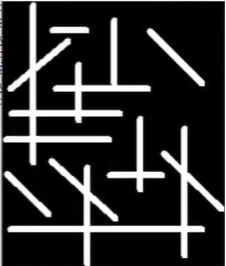
#> input picture Practical 5/lines.png, 226 x 266 px, found by its file name
$ python E_71_lab7.py
#> lines starting #> are read from the running program, lines starting #| are printed output that depends on the picture; after the words box and inside, x2 and y2 are one past the last pixel; in counts of white or black regions, pixels touching at a corner belong together; pictures that were not available may be replaced by others from this repository, and a replacement may not be noted
import cv2
import numpy as np
import matplotlib.pyplot as plt
#Horizontal lines
img=cv2.imread('Practical 5\lines.png',0)
#> img: shape (266, 226); min 0, max 255, mean 46.8
cv2.imshow('orginal',img)
kernel=np.ones((2,16),np.uint8)
horizontal_lines=cv2.erode(img,kernel,iterations=1)
cv2.imshow("output",horizontal_lines)
cv2.waitKey(0)
cv2.destroyAllWindows()
#Vertical lines
kernel=np.ones((11,3),np.uint8)
vertical_lines=cv2.erode(img,kernel,iterations=1)
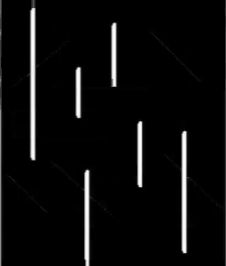
#> vertical_lines: shape (266, 226); min 0, max 254, mean 11.5
cv2.imshow('orginal',img)
cv2.imshow("vertical",vertical_lines)
cv2.waitKey(0)
cv2.destroyAllWindows()

#Canny edge detector
img=cv2.imread('Practical 1\data\lena.png',cv2.IMREAD_GRAYSCALE)
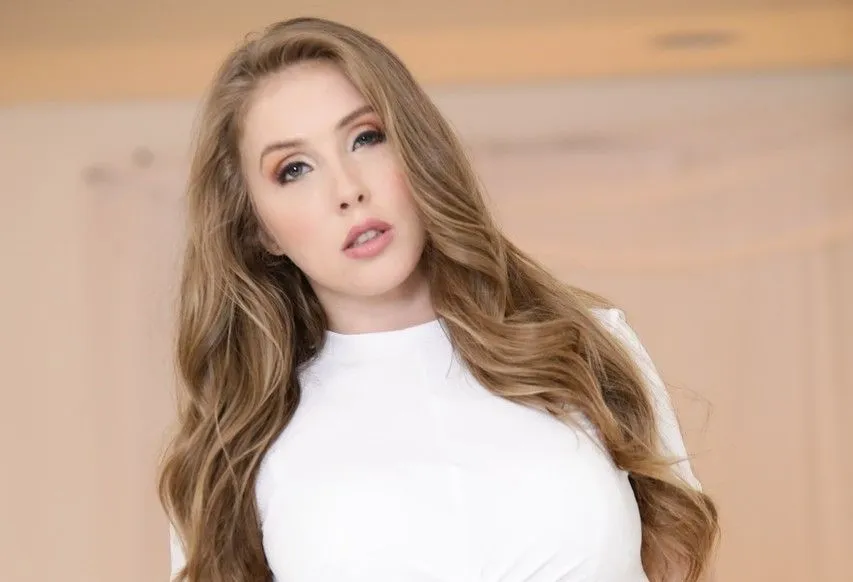
#> input picture Practical 2/data/lena.jpg, 853 x 582 px, given in place of lena.png, which was not available
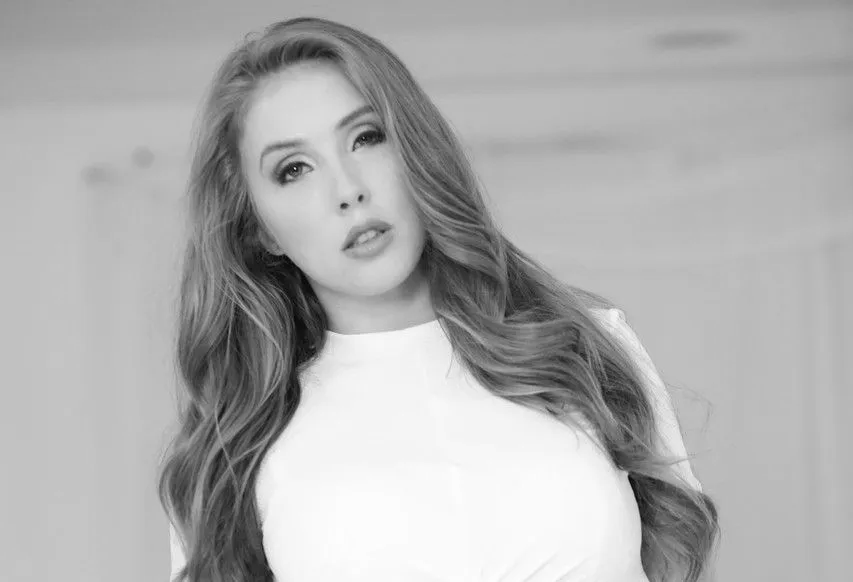
#> img: shape (582, 853); min 2, max 254, mean 174.8
assert img is not None ,'file could not be read,check with'
edges=cv2.Canny(img,100,200)
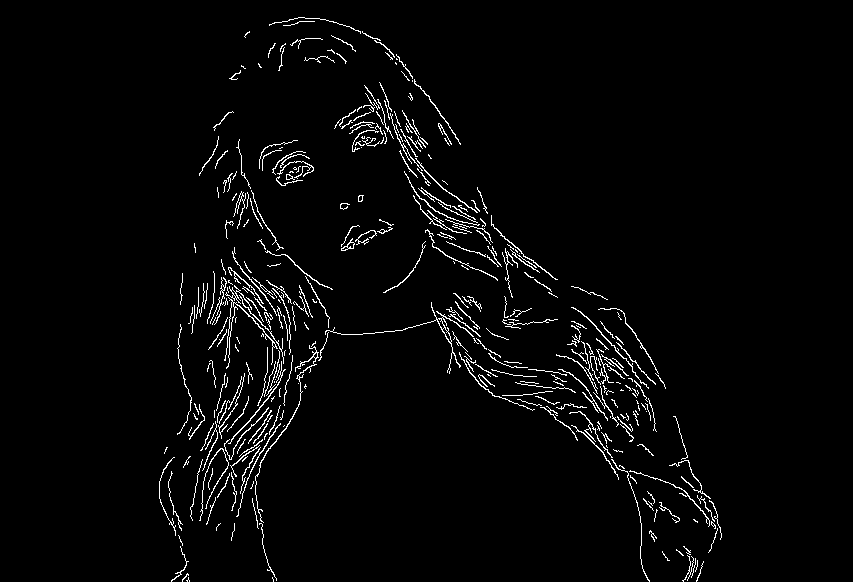
#> edges: shape (582, 853); 2.8% white in thin lines or dots, all inside (x1, y1, x2, y2) = (159, 17, 722, 582)
plt.subplot(121),plt.imshow(img,cmap='gray')
plt.title('Original Image'),plt.xticks([]),plt.yticks([])
plt.subplot(122),plt.imshow(edges,cmap='gray')
plt.title('Edge Images'),plt.xticks([]),plt.yticks([])
plt.show()

#Hough Transform
img=cv2.imread('Practical_7\images\parking_lot.jpg')
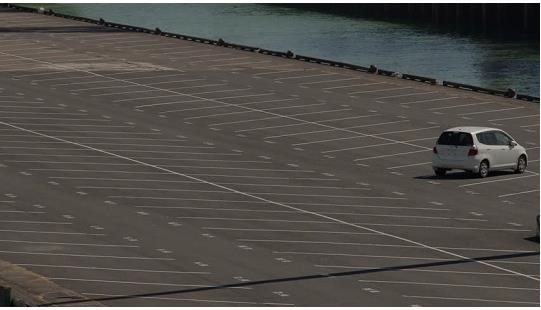
#> input picture Practical_7/images/parking_lot.jpg, 541 x 310 px, found by its file name
#> img is the input picture: shape (310, 541, 3); mean B, G, R 74.8, 78.7, 81.7
gray=cv2.cvtColor(img,cv2.COLOR_BGR2GRAY)
edges=cv2.Canny(gray,75,150)
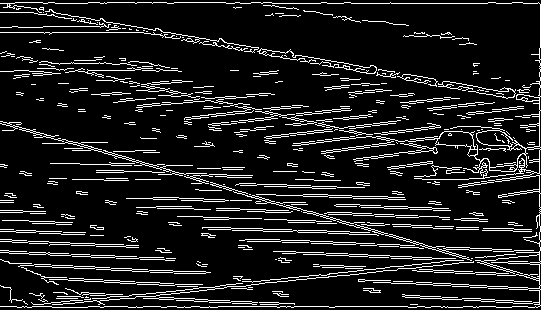
#> edges: shape (310, 541); 11.8% white in thin lines or dots
lines=cv2.HoughLinesP(edges,1,np.pi/180,30,maxLineGap=250)
#> lines = 140 rows, first 6: [0, 123, 539, 278], [0, 3, 539, 3], [2, 56, 539, 170], [43, 306, 539, 254], [7, 4, 539, 97], [0, 202, 539, 220]
for line in lines:
    x1,y1,x2,y2=line[0]
    cv2.line(img,(x1,y1),(x2,y2),(0,0,128),1)
#> this loop made 140 passes
#> (x1, y1, x2, y2) on passes 1 to 12: (0, 123, 539, 278), (0, 3, 539, 3), (2, 56, 539, 170), (43, 306, 539, 254), (7, 4, 539, 97), (0, 202, 539, 220), (11, 306, 539, 251), (24, 12, 539, 102), (16, 232, 540, 250), (7, 6, 539, 100), (11, 220, 539, 238), (8, 262, 539, 290)
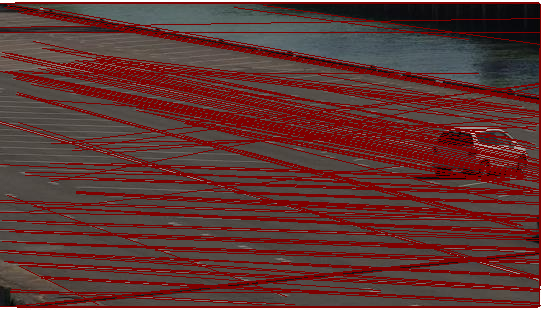
#> img: shape (310, 541, 3); mean B, G, R 50.7, 53.2, 95.4
cv2.imshow("linesEdges",edges)
cv2.imshow("linesDetected",img)
cv2.waitKey(0)
cv2.destroyAllWindows()
